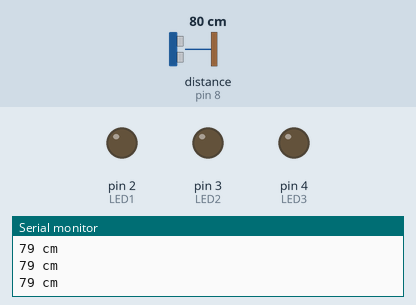
The sketch below on a simulated Arduino Uno, built with avr-gcc and run on an emulated ATmega328P. Parts: output pins drawn as LEDs (lit = HIGH), the last lines printed to the serial monitor. Wiring (inferred from the names in the program): ultrasonic range finder: trigger pin 7; echo pin 8. The inputs (shaded band) are chosen by the test bench; at power-on: distance to the obstacle (sensor on pin 8) 80 cm. The echo pulse lasts 58.3 µs per cm; pins used as bus, display or sensor lines are not drawn.

Above: at 1.2 s.
1.3 s: distance to the obstacle (sensor on pin 8) set to 38 cm
2.8 s: distance to the obstacle (sensor on pin 8) set to 31 cm
At 3.6 s:
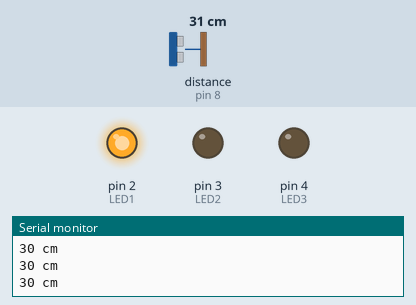
4.3 s: distance to the obstacle (sensor on pin 8) set to 19 cm
5.8 s: distance to the obstacle (sensor on pin 8) set to 15 cm
At 6.8 s:
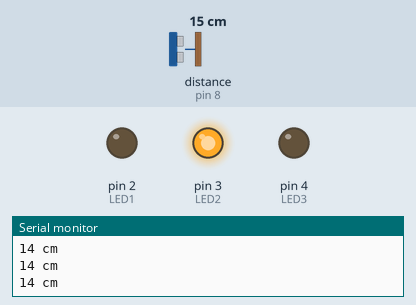
7.3 s: distance to the obstacle (sensor on pin 8) set to 13 cm
10.3 s: distance to the obstacle (sensor on pin 8) set to 10 cm
At 11.8 s:
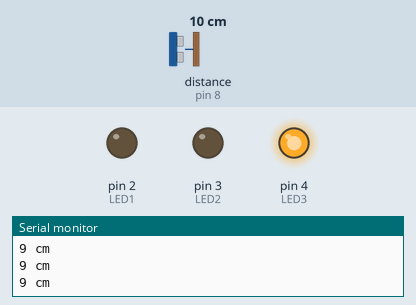
Timing chart, 0 to 12.8 s (numbered marks = the images above; inputs shaded):
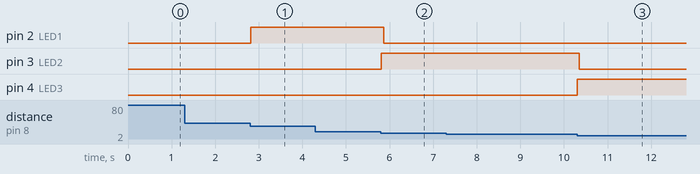

Measured:
- the behaviour switches between 36 and 35 cm on distance to the obstacle (sensor on pin 8) (found by bisection; images 0 and 1)
- the behaviour switches between 17 and 16 cm on distance to the obstacle (sensor on pin 8) (found by bisection; images 1 and 2)
- the behaviour switches between 12 and 11 cm on distance to the obstacle (sensor on pin 8) (found by bisection; images 2 and 3)
- after the input at 2.8 s, pin 2 (LED1): LOW → HIGH at once
- after the input at 5.8 s, pin 2 (LED1): HIGH → LOW after 0.07 s; pin 3 (LED2): LOW → HIGH at once
- after the input at 10.3 s, pin 3 (LED2): HIGH → LOW after 0.05 s; pin 4 (LED3): LOW → HIGH at once

The sketch:

3.8-Distance_Sensing.ino
```cpp
const int trigPin = 7;
const int echoPin = 8;

const int LED1 = 2;
const int LED2 = 3;
const int LED3 = 4;


int duration = 0;
int distance = 0;

void setup()
{
  pinMode(trigPin , OUTPUT);
  pinMode(echoPin , INPUT);

  pinMode(LED1 , OUTPUT);
  pinMode(LED2 , OUTPUT);
  pinMode(LED3 , OUTPUT);


  Serial.begin(9600);

}

void loop()
{
 digitalWrite(trigPin, LOW);
  delayMicroseconds(2);
  digitalWrite(trigPin, HIGH);
  delayMicroseconds(10);
  digitalWrite(trigPin, LOW);
  duration = pulseIn(echoPin, HIGH);
  distance = duration/58.2;
  Serial.print(distance);
  Serial.println(" cm");
  if ( distance < 35 )
  {
    digitalWrite(LED1, HIGH);
  }
  else
  {
    digitalWrite(LED1, LOW);
  }
  if ( distance <= 15 )
  {
    digitalWrite(LED2, HIGH);
    digitalWrite(LED1, LOW);
  }
  else
  {
    digitalWrite(LED2, LOW);
  }
  if ( distance <= 10 )
  {
    digitalWrite(LED3, HIGH);
    digitalWrite(LED2, LOW);
  }
  else
  {
    digitalWrite(LED3, LOW);
}
}
```
